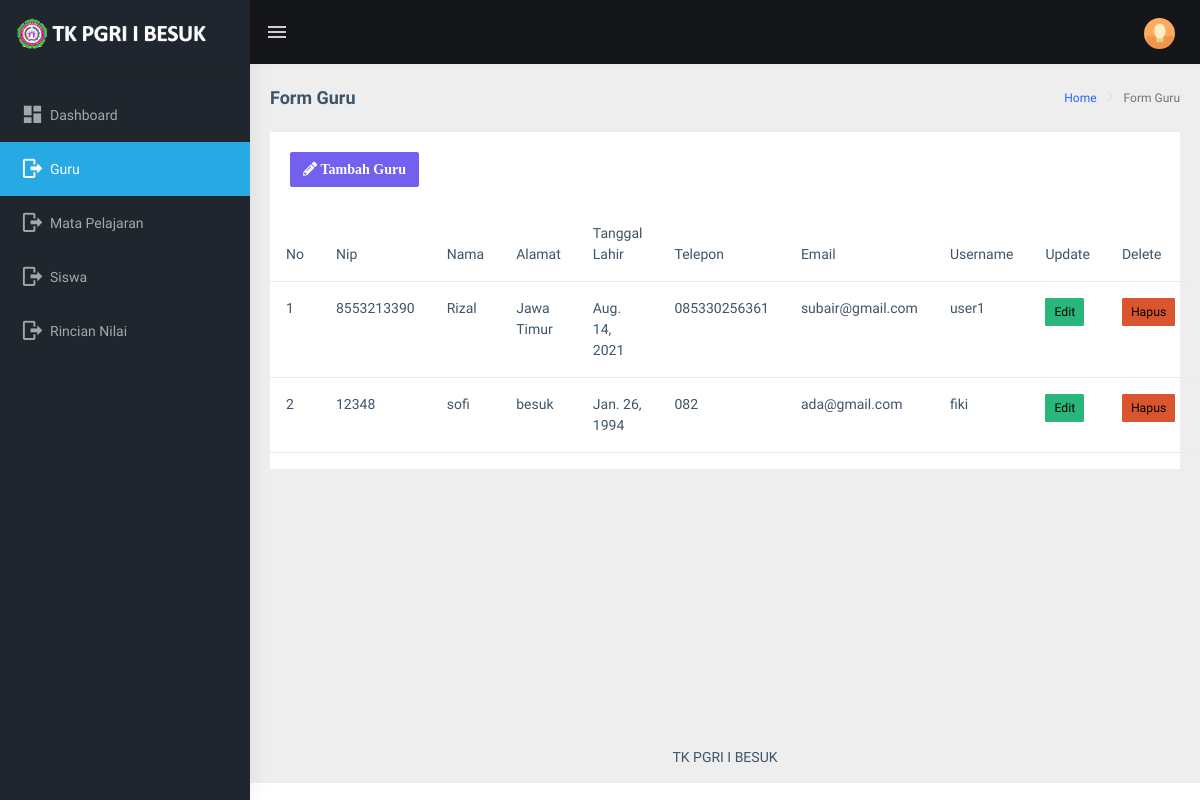
The app's page /guru/ (signed in), older data.
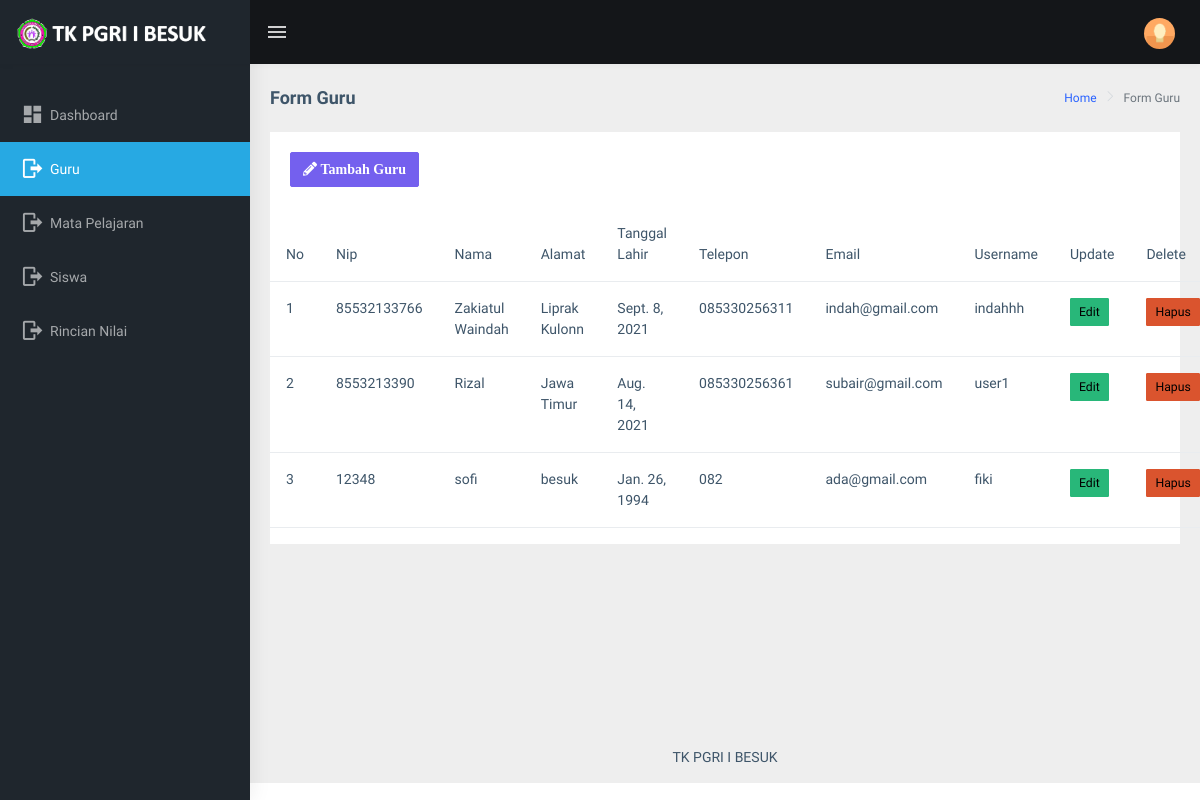
The same page, newer data.
### digital/models.py (models this page shows, shortened)
class Guru(models.Model):
    nip = models.CharField(max_length=200, unique =True, null=True)
    nama = models.CharField(max_length=200, blank=True, null=True)
    alamat = models.CharField(max_length=200, blank=True, null=True)
    tgl_lahir = models.DateField(auto_now=False, auto_now_add=False)
    telpon = models.CharField(max_length=200, blank=True, null=True)
    email = models.EmailField(max_length=200, blank=True, null=True)
    user = models.OneToOneField(User, blank =True, null=True, on_delete = models.CASCADE)
    class Meta:
        verbose_name_plural = "Guru"

### digital/decorators.py (the view)
        def perubahan_halaman(request, *args, **kwargs):
            group = None
            if request.user.groups.exists():
                group = request.user.groups.all()[0].name
            if group in yang_diizinkan :
                return fungsi_awal(request, *args, **kwargs)
            if group == 'guru':
                return redirect('nilai')
            else:
                return HttpResponse('<h2><center>Anda Tidak Diijinkan Ke Tampilan ini</center></h2>')

### digital/views.py (called while the page is built)
@login_required(login_url='login')
@ijinkan_pengguna(yang_diizinkan=['admin'])
def guru(request):
    data = Guru.objects.order_by('-id')
    context ={
        "menu" : 'Form Guru',
        "page" : 'Form Karyawan',
        'dataguru' : data
    }
    return render(request, 'data/formguru.html', context)

### digital/templates/data/formguru.html
{% extends "base.html" %}
{% load static %}
{% block content %}
        <div class="page-wrapper">
            <div class="page-breadcrumb">
                <div class="row">
                    <div class="col-12 d-flex no-block align-items-center">
                        <h4 class="page-title">{{menu}}</h4>
                        <div class="ms-auto text-end">
                            <nav aria-label="breadcrumb">
                                <ol class="breadcrumb">
                                    <li class="breadcrumb-item"><a href="#">Home</a></li>
                                    <li class="breadcrumb-item active" aria-current="page">{{menu}}</li>
                                </ol>
                            </nav>
                        </div>
                    </div>
                </div>
            </div>
            <div class="container-fluid">
                 <div class="col-12">
                 <div class="card">
                            <div class="card-body">
                            <a href="{% url 'inputguru' %}" type="button" class="btn btn-primary"><i class="fas fa-pencil-alt"> Tambah Guru</i></a>
                            <br/>
                            </div>
                            <table class="table">
                                <thead>
                                    <tr>
                                        <th scope="col">No</th>
                                        <th scope="col">Nip</th>
                                        <th scope="col">Nama</th>
                                        <th scope="col">Alamat</th>
                                        <th scope="col">Tanggal Lahir</th>
                                        <th scope="col">Telepon</th>
                                        <th scope="col">Email</th>
                                        <th scope="col">Username</th>
                                        <th scope="col">Update</th>
                                        <th scope="col">Delete</th>
                                    </tr>
                                </thead>
                                <tbody>
                                {% for gr in dataguru %}
                                 <tr>
                                        <td>{{ forloop.counter }}</td>
                                        <td>{{ gr.nip }}</td>
                                        <td>{{ gr.nama }}</td>
                                        <td>{{ gr.alamat }}</td>
                                        <td>{{ gr.tgl_lahir }}</td>
                                        <td>{{ gr.telpon }}</td>
                                        <td>{{ gr.email }}</td>
                                        <td>{{ gr.user }}</td>
                                        <td><a href="{% url 'updateguru' gr.id %}" class="btn btn-success btn-sm">Edit</a></td>
                                        <td><a href="{% url 'deleteguru' gr.id %}" class="btn btn-danger btn-sm">Hapus</a}</td>
                                        <td></td>
                                    </tr>
                                {% empty %}
                                <tr>
                                    <td colspan="6" align="center"> Data Masih Kosong</td>
                                </tr>
                                {% endfor %}
                                </tbody>
                            </table>
                        </div>
                 </div>
            </div>
{% endblock content %}

Row changes from the older to the newer data that the page shows:
added Guru: nip "85532133766", nama "Zakiatul Waindah", alamat "Liprak Kulonn", tgl_lahir "Sept. 8, 2021", telpon "085330256311", email "indah@gmail.com", user "indahhh"
